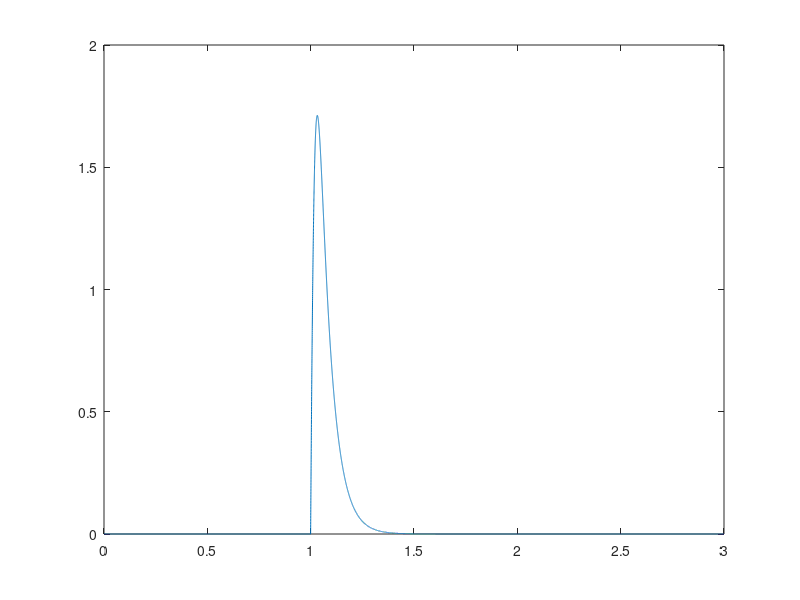

Reproduce this figure in MATLAB.
%close all
clear all
clc

%--------------------------------------------------------------------------
a = 20; %9.4
b_0 = 17.5; %;17.5;
B = 11.4;
k = 0.85;
n = 3.6;
b_1 = 0.6;
%
% a = 40;
% b_0 = 40;
% B = 25;
% k = 0.8;
% n = 3.7;
% b_1 = 0.4;
% 

Fs = 10000;
T = 1/Fs;
time = 0:1/Fs:3;
t_temp = 0:1/Fs:3;

%FR = [2 5 10 15 20 30 40 50]; %round(3*FR_half(testingUnit)); %round(3*FR_half(testingUnit)) %round(2.7*FR_half(testingUnit)); % [2 5 10 15 20 25 30 35 40 45 48];
FR = 1; %2:100;

for f = 1:length(FR)
    FR_test = FR(f);
    %--------------------------------------------------------------------------
    % Generate spike train
    %spikeTrain_temp = spikeTrainGenerator(t_temp,Fs,FR_test);
    %spikeTrain = [zeros(1,1*Fs) spikeTrain_temp zeros(1,2*Fs)];
    spikeTrain = zeros(1,length(time));
    spikeTrain(1*Fs) = 1;
    spike_train_temp = zeros(1,length(spikeTrain));
    Force = zeros(1,length(spikeTrain));
    force_2 = zeros(1,length(spikeTrain));
    x = zeros(1,length(spikeTrain));
    h = exp(-a*time);
    b_vec = zeros(1,length(spikeTrain));
    g_vec = zeros(1,length(spikeTrain));
    C = 0;
    force = 0;
    for t = 1:length(time)
        C = spikeTrain(t) + exp(-a*T)*C;
        %C = spikeTrain(t) + (1-exp(-a*T))*exp(-a*T)*C;
        C_vec(t) = C;
        %Q = 1-exp(-(C*0.9).^1.8);
        Q = C^n/(C^n+k^n);
        Q_vec(t) = Q;
        b = b_0*(1-b_1*force/B)^2;
        b_vec(t) = b;
        force = Q*T*b + exp(-b*T)*force;
        force_vec(t) = force;
        %force = Q + exp(-b*T)*force;
        
        Force(t) = B*force;
    end
    
    
    [pks,locs_peak] = max(Force);
    CT = locs_peak-1*Fs;
    CT = CT/Fs
    
    peak_half = pks/2;
    [~,HRT] = min(abs(Force(locs_peak:end)-peak_half));
    locs_hrt = locs_peak+HRT;
    HRT = HRT/Fs
    
    figure(1)
    plot(time,Force)
    hold on
     
end


function spikeTrain = spikeTrainGenerator(t,Fs,freq)

spikeTrain = zeros(1,length(t));
ISI = round(1/freq*Fs);
numSpikes = round(length(t)/ISI);
index = [1:numSpikes]*ISI;
index(index>length(t)) = [];
spikeTrain(index) = 1;
spikeTrain(1) = 1;

end
